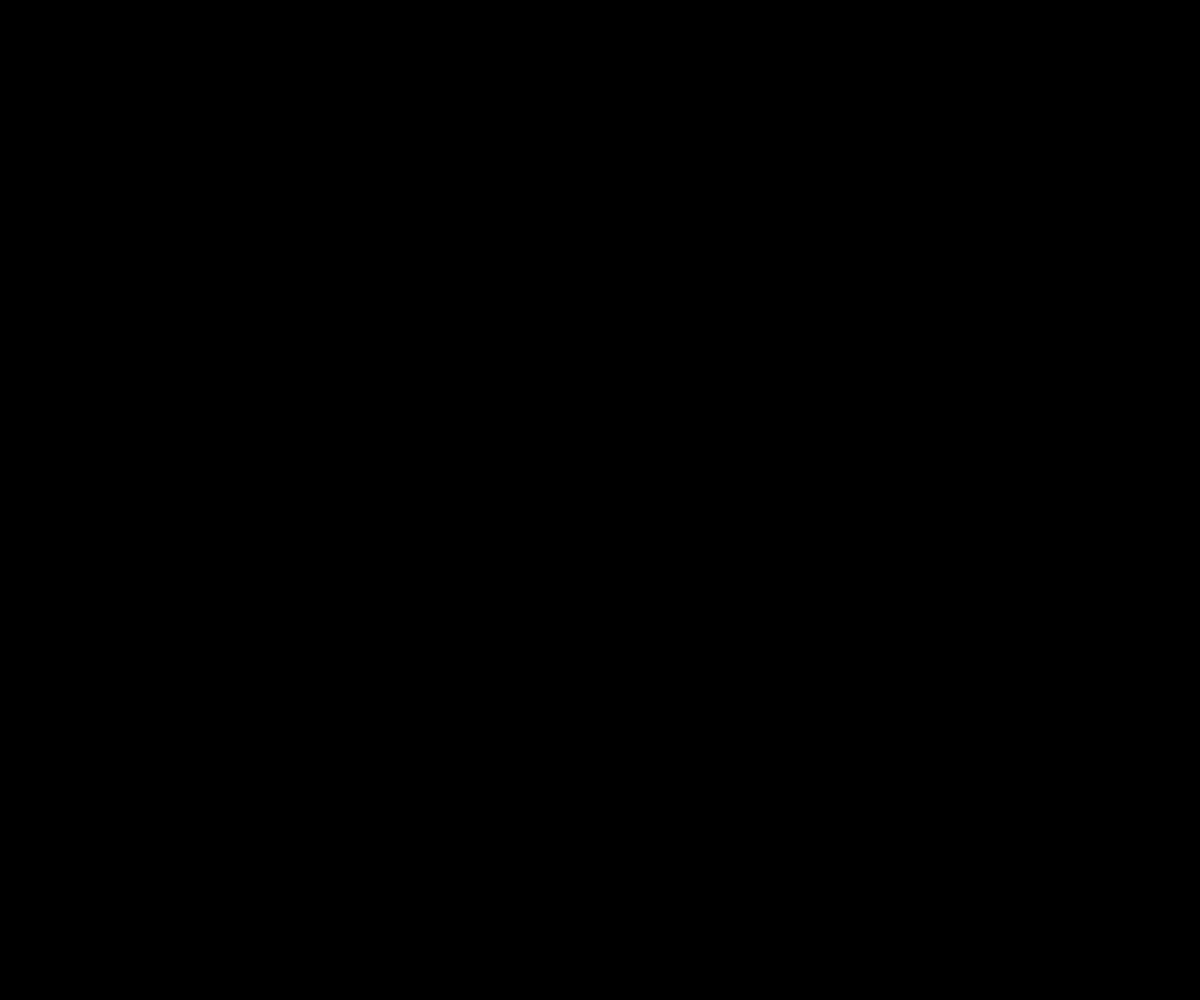
Frame 1 (no input)
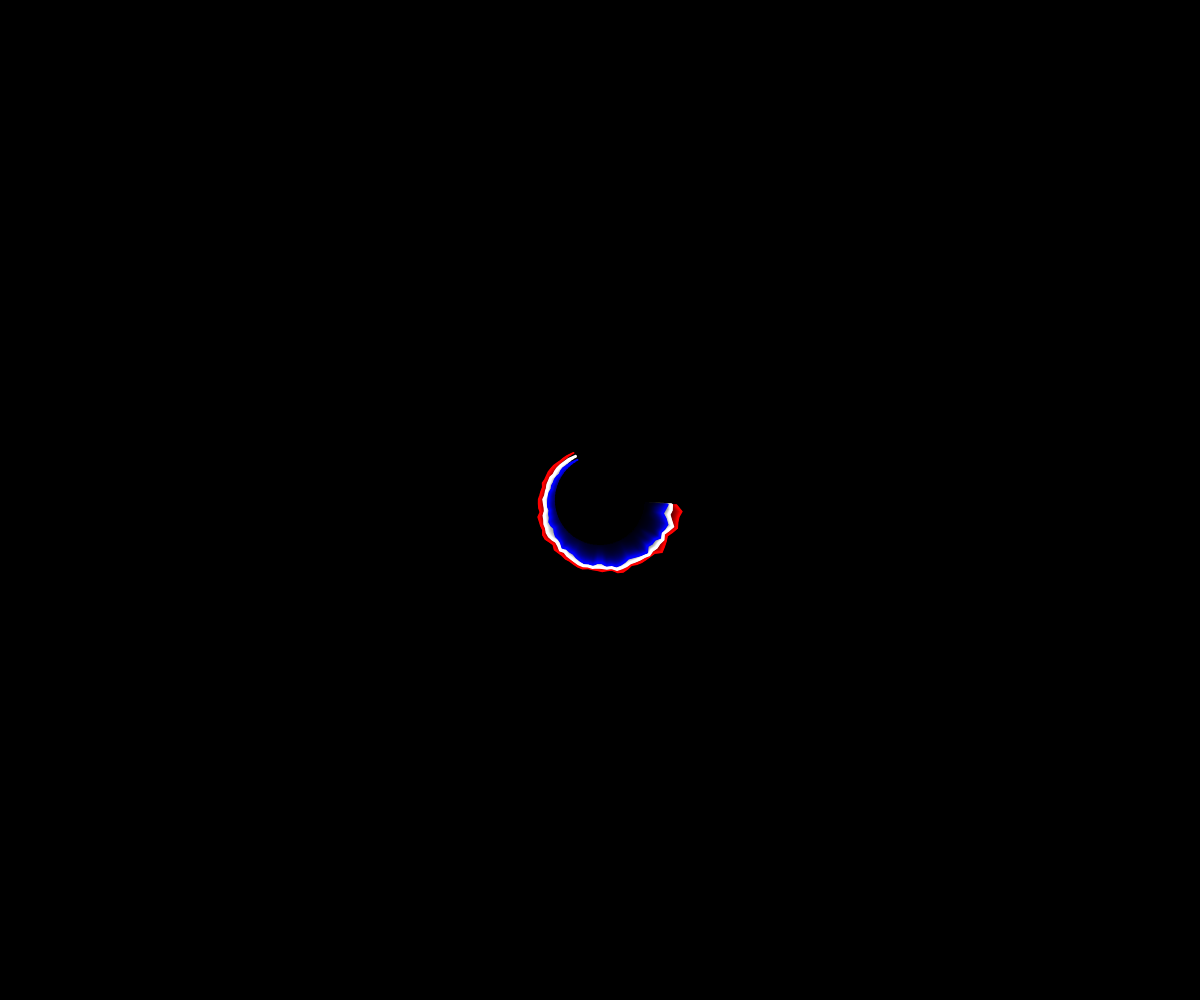
Frame 60 (no input)
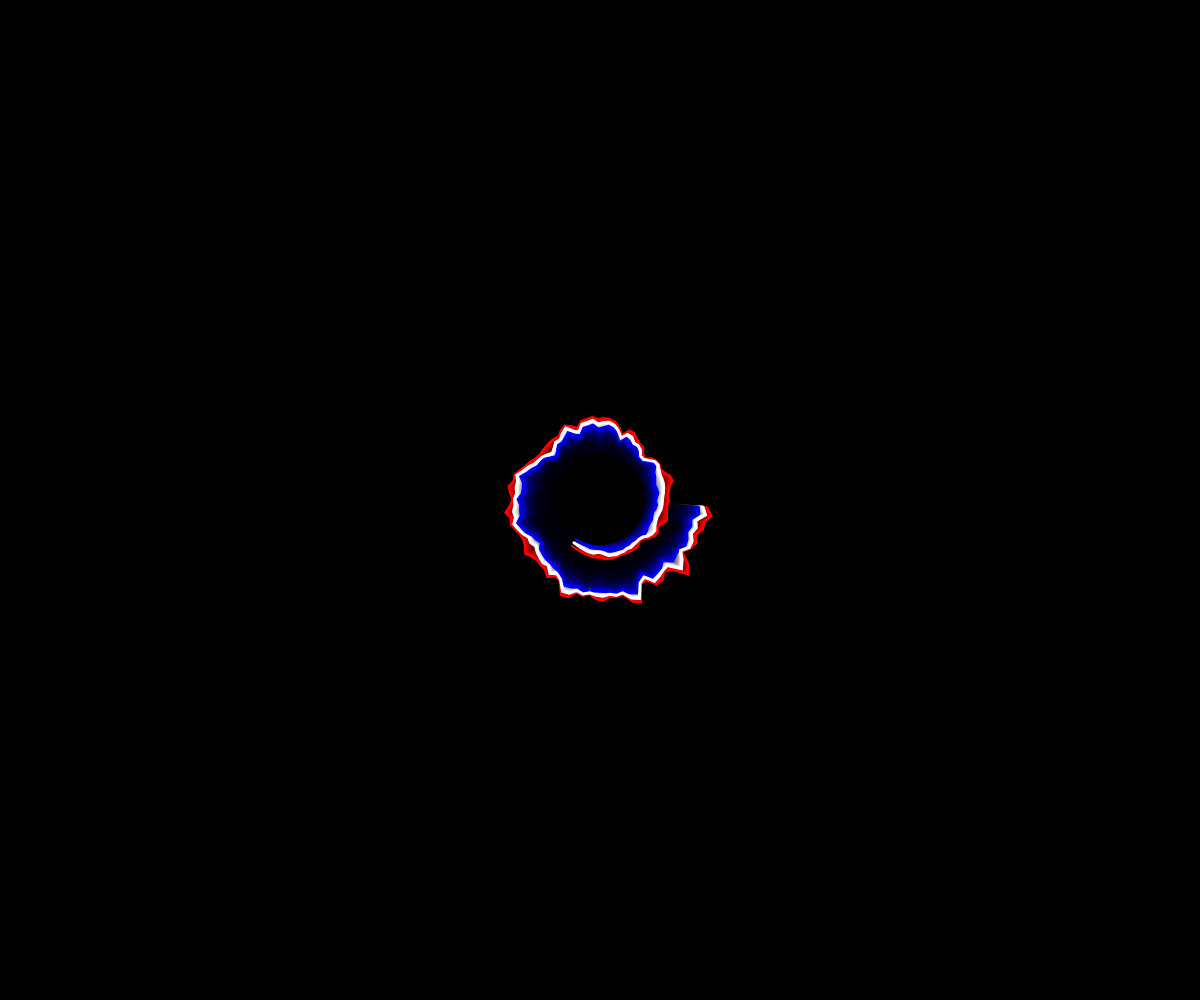
Frame 120 (the mouse pressed at the canvas centre since frame 60)

The p5.js sketch that drew these frames (run headless with seeded random() and noise() and a simulated clock; from frame 60 on, the mouse is pressed at the canvas centre):

// p5.js sketch
// ── sketch.js
function setup() {
	createCanvas(windowWidth, windowHeight)
	background(0)
}

let a = 0
let points = []
let pointsR = []
let pointsB = []
let speed = 1

function draw() {
	background(0, 16)

	push()
	translate(width / 2, height / 2)
	noFill()

	a += 0.07
	points.push(spiral(50, a))
	pointsR.push(spiral(54, a))
	pointsB.push(spiral(46, a))

	drawSpiral(pointsB, color(0, 0, 255), 2)
	drawSpiral(pointsR, color(255, 0, 0), 2)
	drawSpiral(points, color(255), 3)

	pop()

	let max = width > height ? width / 2 : height / 2
	if (createVector(0, 0).dist(points[0]) >= max) {
		points.splice(0, 1)
	}
	if (createVector(0, 0).dist(pointsR[0]) >= max) {
		pointsR.splice(0, 1)
	}
	if (createVector(0, 0).dist(pointsB[0]) >= max) {
		pointsB.splice(0, 1)
	}
}

let drawSpiral = (p, col, weight) => {
	stroke(col)
	strokeWeight(weight)

	beginShape()
	for (let i = 0; i < p.length; i++) {
		vertex(p[i].x, p[i].y)
		let mag = noise(p[i].x / 10, p[i].y / 10, frameCount / 100)
		let dir = createVector(p[i].x, p[i].y)
		dir.normalize()
		dir.mult(mag * speed)
		p[i].add(dir)
	}
	endShape()
}

let spiral = (radius, angle) => {
	let x = cos(angle) * radius
	let y = sin(angle) * radius
	return createVector(x, y)
}
